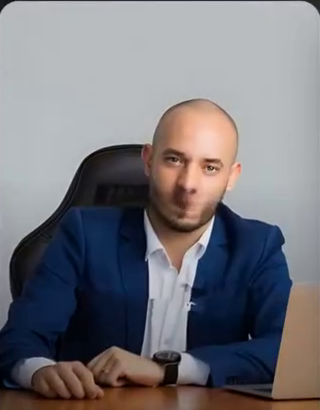
#> input picture ferramentas/jobs/scan/tpl-quadro-quebrado.png, 320 x 410 px, given in place of tpl.png, which was not available
$ python fix_quadro_quebrado.py tpl-quadro-quebrado.png tpl-quadro-quebrado.png
#> lines starting #> are read from the running program, lines starting #| are printed output that depends on the picture; pictures that were not available may be replaced by others from this repository, and a replacement may not be noted
# Troca o quadro quebrado (advogado na mesa, boca borrada, ~9–12,5 s) por uma foto boa do próprio vídeo.
import cv2, sys, subprocess, numpy as np
src, out = sys.argv[1], sys.argv[2]
tpl = cv2.imread('/home/claude/fix/tpl.png', cv2.IMREAD_GRAYSCALE)
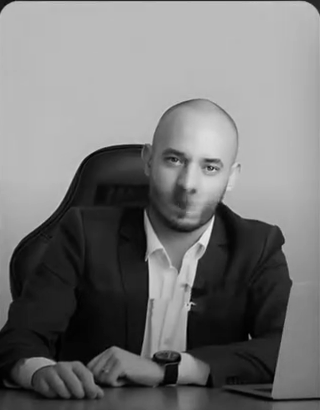
#> tpl: shape (410, 320); min 0, max 236, mean 117.7
rep = cv2.imread('/home/claude/fix/f8.png')[220:870, 130:600]
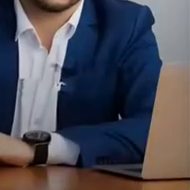
#> rep: shape (190, 190, 3); mean B, G, R 86.5, 76.8, 78.2
rep = cv2.flip(rep, 1)
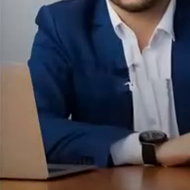
#> rep: shape (190, 190, 3); mean B, G, R 86.5, 76.8, 78.2
cap = cv2.VideoCapture(src); fps = cap.get(cv2.CAP_PROP_FPS); W = int(cap.get(3)); H = int(cap.get(4))
tmp = out + '.noaudio.mp4'
vw = cv2.VideoWriter(tmp, cv2.VideoWriter_fourcc(*'mp4v'), fps, (W, H))
i = 0; fixed = 0
while True:
    ok, fr = cap.read()
#> fr is the input picture: shape (410, 320, 3); mean B, G, R 122, 117, 118.5
    if not ok: break
    t = i / fps
    if 8.8 <= t <= 12.8:
        g = cv2.cvtColor(fr, cv2.COLOR_BGR2GRAY); best = (0, None)
        for s in np.arange(0.35, 1.45, 0.04):
            tt = cv2.resize(tpl, None, fx=s * W / 720, fy=s * W / 720)
            if tt.shape[0] >= H or tt.shape[1] >= W: continue
            r = cv2.matchTemplate(g, tt, cv2.TM_CCOEFF_NORMED); _, m, _, loc = cv2.minMaxLoc(r)
            if m > best[0]: best = (m, (loc, tt.shape))
        if best[0] > 0.62:
            (x, y), (h, w) = best[1]
            ins = max(4, int(w * 0.03))
            x0, y0, x1, y1 = x + ins, y + ins, x + w - ins, y + h - ins
            x0, y0 = max(0, x0), max(0, y0); x1, y1 = min(W, x1), min(H, y1)
            if x1 - x0 > 10 and y1 - y0 > 10:
                rr = rep; rh, rw = rr.shape[:2]; tw, th = x1 - x0, y1 - y0
                sc = max(tw / rw, th / rh); rr = cv2.resize(rr, (int(rw * sc) + 1, int(rh * sc) + 1))
                ox = (rr.shape[1] - tw) // 2; oy = int((rr.shape[0] - th) * 0.15)
                patch = rr[oy:oy + th, ox:ox + tw]
                # brilho igual ao do quadro original (acompanha fades)
                orig = fr[y0:y1, x0:x1].astype(np.float32); p = patch.astype(np.float32)
                p = np.clip(p * (orig.mean() / max(p.mean(), 1)), 0, 255).astype(np.uint8)
                fr[y0:y1, x0:x1] = p; fixed += 1
    vw.write(fr); i += 1
vw.release()
subprocess.run(['ffmpeg', '-v', 'error', '-y', '-i', tmp, '-i', src, '-map', '0:v', '-map', '1:a?', '-c:v', 'libx264', '-crf', '20', '-pix_fmt', 'yuv420p', '-c:a', 'aac', '-b:a', '128k', '-shortest', '-movflags', '+faststart', out], check=True)
subprocess.run(['rm', '-f', tmp])
print(out, 'quadros corrigidos:', fixed)
